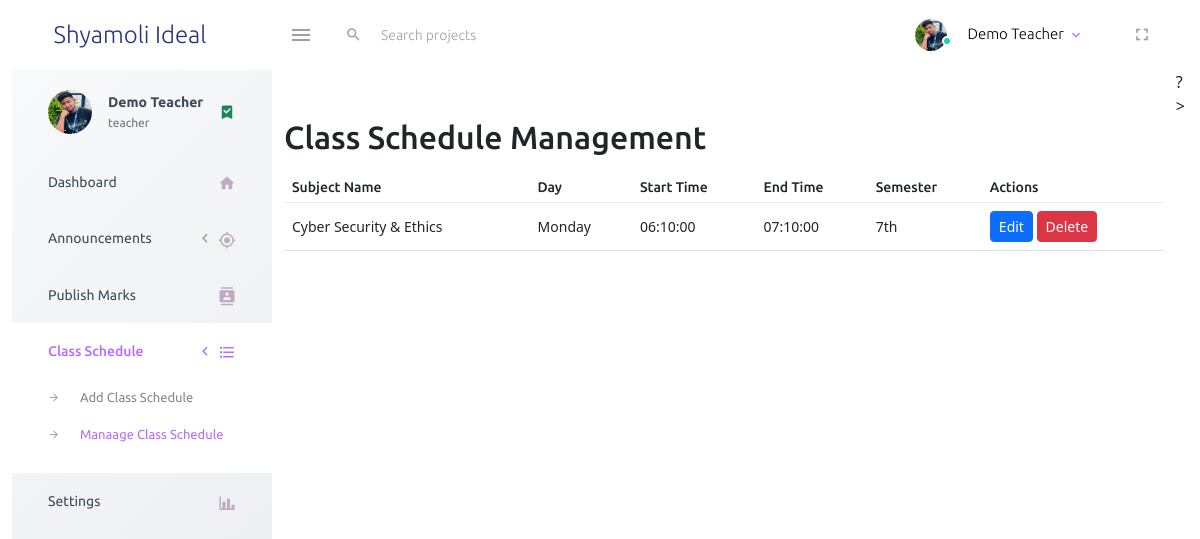
/teacher/class_schedule_management.php (signed in), run on the app's committed database.
### tables this page shows
CREATE TABLE `class_schedule` (
  `id` int(11) NOT NULL,
  `subject_id` int(11) NOT NULL,
  `day` enum('Saturday','Sunday','Monday','Tuesday','Wednesday','Thursday','Friday') NOT NULL,
  `start_time` time NOT NULL,
  `end_time` time NOT NULL,
  `teacher_name` varchar(255) NOT NULL,
  `semester` enum('1st','2nd','3rd','4th','5th','6th','7th','8th') NOT NULL
);

CREATE TABLE `subjects` (
  `id` int(11) NOT NULL,
  `subject_name` varchar(255) NOT NULL,
  `subject_code` varchar(10) NOT NULL,
  `semester` enum('1st','2nd','3rd','4th','5th','6th','7th','8th') NOT NULL
);

### teacher/class_schedule_management.php (the view, shortened to what this page needs)
<?php
require_once './partials/header.php';
include '../db/database.php';
require_once './partials/navbar.php';
require_once './partials/sidebar.php';
$class_schedules = $conn->query("SELECT cs.*, s.subject_name FROM class_schedule cs JOIN subjects s ON cs.subject_id = s.id");
?>
<!DOCTYPE html>
<html lang="en">
<head>
    <link rel="stylesheet" href="https://cdn.jsdelivr.net/npm/bootstrap@5.3.0/dist/css/bootstrap.min.css">
</head>
<body>
<div class="container mt-5">
    <h2>Class Schedule Management</h2>
    <table class="table mt-3">
        <thead>
            <tr>
                <th>Subject Name</th>
                <th>Day</th>
                <th>Start Time</th>
                <th>End Time</th>
                <th>Semester</th>
                <th>Actions</th>
            </tr>
        </thead>
        <tbody>
            <?php while ($row = $class_schedules->fetch_assoc()): ?>
            <tr>
                <td><?= $row['subject_name']; ?></td>
                <td><?= $row['day']; ?></td>
                <td><?= $row['start_time']; ?></td>
                <td><?= $row['end_time']; ?></td>
                <td><?= $row['semester']; ?></td>
                <td>
                    <button class="btn btn-primary btn-sm" data-bs-toggle="modal" data-bs-target="#updateModal"
                            data-id="<?= $row['id']; ?>"
                            data-subject-id="<?= $row['subject_id']; ?>"
                            data-day="<?= $row['day']; ?>"
                            data-start-time="<?= $row['start_time']; ?>"
                            data-end-time="<?= $row['end_time']; ?>"
                            data-semester="<?= $row['semester']; ?>">
                        Edit
                    </button>
                    <button class="btn btn-danger btn-sm delete-btn" data-id="<?= $row['id']; ?>">
                        Delete
                    </button>
                </td>
            </tr>
            <?php endwhile; ?>
        </tbody>
    </table>
</div>
</body>
</html>
<?php require_once './partials/footer.php'; ?>

### data on the page
class_schedule: subject.subject_name "Cyber Security & Ethics", day "Monday", start_time "06:10:00", end_time "07:10:00", semester "7th"

### other printed values
$_SESSION['name'] "Demo Teacher"
$_SESSION['user_type'] "teacher"
